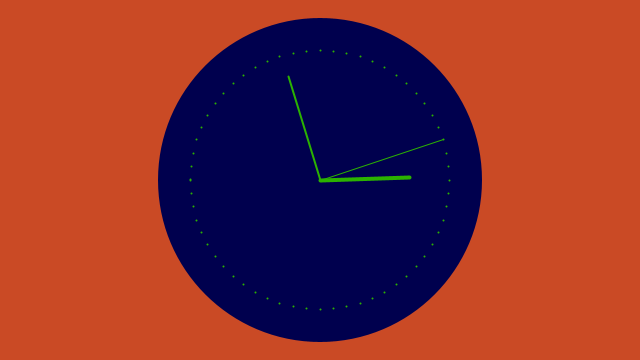
Frame 1 (no input)
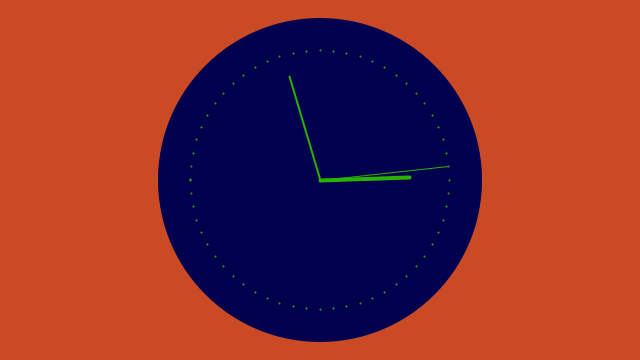
Frame 60 (the mouse pressed at the canvas centre just before this capture)
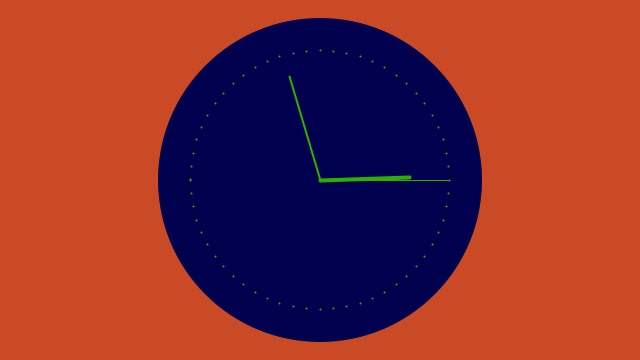
Frame 120 (the mouse held since frame 60 and released just before this capture)

The Processing sketch that drew these frames (run headless with seeded random() and noise(); from frame 60 on, the mouse is pressed at the canvas centre):

// Processing sketch: processing_122099
// ── processing_122099.pde

int cx, cy;
float secondsRadius;
float minutesRadius;
float hoursRadius;
float clockDiameter;

void setup() {
  size(640, 360);
  stroke(37,69,102);
  
  int radius = min(width, height) / 2;
  secondsRadius = radius * 0.72;
  minutesRadius = radius * 0.60;
  hoursRadius = radius * 0.50;
  clockDiameter = radius * 1.8;
  
  cx = width / 2;
  cy = height / 2;
}

void draw() {
  background(202,74,37);
  
  //Drawing the Clocks Background BOOM BOOM SHAKE THE ROOM
fill(0,0,78);
noStroke();
ellipse(cx, cy, clockDiameter, clockDiameter);

//Angles for sin & cos start at 3 o'clock;
//Subtract half_pi to make them start at the top
float s = map(second(), 0, 60, 0, TWO_PI) - HALF_PI;
float m = map(minute() + norm(second(), 0, 60), 0, 60, 0, TWO_PI) - HALF_PI;
float h = map(hour() + norm(minute(), 0, 60), 0, 24, 0, TWO_PI * 2) - HALF_PI;

//Now for Drawing the Hands of the Clock BABABOOOM
stroke(43,178,0);
strokeWeight(1);
line(cx, cy, cx + cos(s) * secondsRadius, cy + sin(s) * secondsRadius);
strokeWeight(2);
line(cx, cy, cx + cos(m) * minutesRadius, cy + sin(m) * minutesRadius);
strokeWeight(4);
line(cx, cy, cx + cos(h) * hoursRadius, cy + sin(h) * hoursRadius);

//the final stage. Drawing the minute ticks.
strokeWeight(2);
beginShape (POINTS);
for (int a = 0; a < 360; a+=6) {
  float angle = radians(a);
  float x = cx + cos(angle) * secondsRadius;
  float y = cy + sin(angle) * secondsRadius;
  vertex(x, y);
}
endShape();
}
